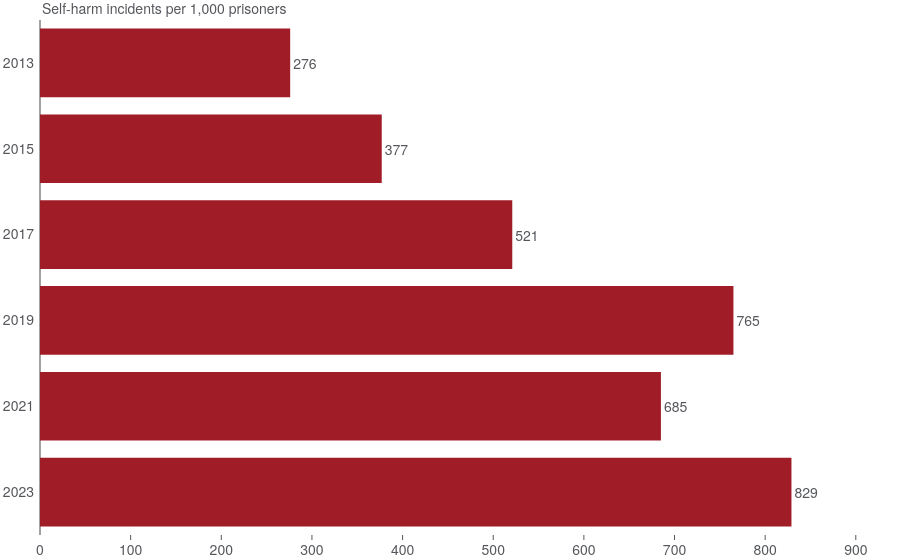

Here is the notebook cell this chart was saved with:
### Code cell
plotly_self_harm.create_chart(df)

### Figure 1 — Plotly figure (JSON) as saved in the notebook; plotly's stock layout.template omitted (floating-point values rounded to 4 significant figures)
{"data": [{"hovertemplate": "%{text:,.0f} incidents<extra></extra>", "orientation": "h", "text": [23230, 32313, 44651, 62989, 53523, 70875], "textposition": "outside", "texttemplate": "%{x:,.0f}", "type": "bar", "x": [276, 377, 521, 765, 685, 829], "y": [2013, 2015, 2017, 2019, 2021, 2023]}], "layout": {"annotations": [{"font": {"size": 14}, "showarrow": false, "text": "Self-harm incidents per 1,000 prisoners", "x": 0, "xanchor": "left", "xref": "paper", "y": 1, "yanchor": "bottom", "yref": "paper"}], "margin": {"l": 40}, "xaxis": {"range": [0, 921.2], "tickformat": ",.0f", "ticks": "inside"}, "yaxis": {"autorange": "reversed", "type": "category"}}}
